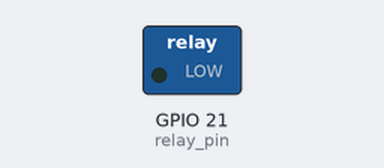
The program below on a simulated Raspberry Pi (BCM pin numbers). On the bench: switched loads named in the program (green lamp = pin HIGH). At 1.0 s the program stops and its outputs stay as they are.

Above: at 0.1 s.
At 0.6 s:
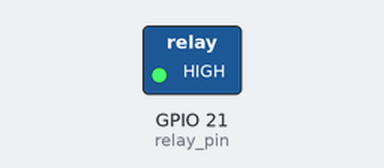
Timing chart, 0 to 2.5 s (numbered marks = the images above):
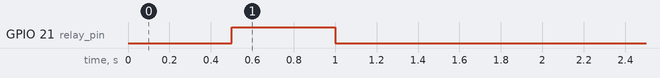

The program:

relay.py
```python
import RPi.GPIO as GPIO
import time
# Mendefinisikan pin relay pada GPIO21
relay_pin = 21
# Mengatur mode GPIO menjadi GPIO.BCM dan mengatur pin relay sebagai output
GPIO.setmode(GPIO.BCM)
GPIO.setup(relay_pin, GPIO.OUT)

# Membuka relay
GPIO.output(relay_pin, GPIO.LOW)
time.sleep(0.5)
# Menutup relay
GPIO.output(relay_pin, GPIO.HIGH)
time.sleep(0.5)
# Membuka relay
GPIO.output(relay_pin, GPIO.LOW)

GPIO.cleanup()
```

Measured:
- by itself, GPIO 21 (relay_pin): LOW → HIGH at 0.50 s, → LOW 0.50 s later
